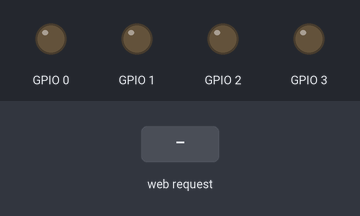
This sketch was run on a simulated ESP8266 (NodeMCU). Shown: output pins drawn as LEDs (lit = HIGH). The test bench sets the inputs (shaded band).

Above: at 2.7 s.
2.8 s: HTTP request GET /f received
At 4.1 s:
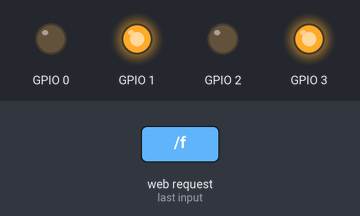
4.4 s: HTTP request GET /fr received
At 5.3 s:
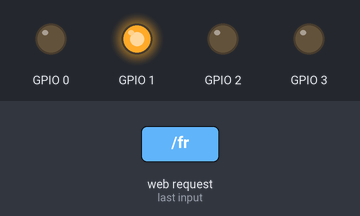
6.0 s: HTTP request GET /fl received
At 6.5 s:
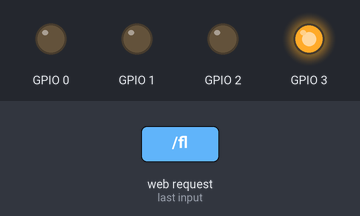
7.6 s: HTTP request GET /b received
At 8.9 s:
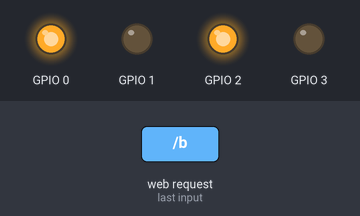
9.2 s: HTTP request GET /dr received
At 10.2 s:
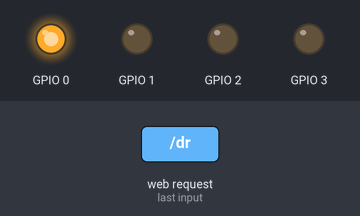
10.8 s: HTTP request GET /dl received
At 11.4 s:
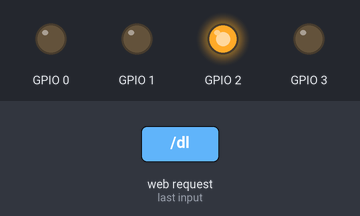
Timing chart, 0 to 13.4 s (numbered marks = the images above; inputs shaded):
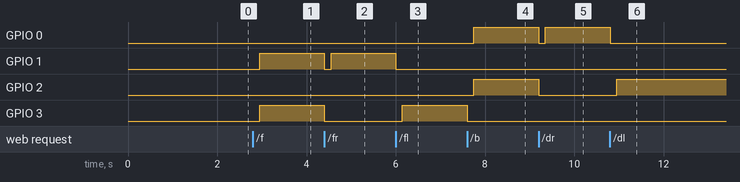

Measured:
- after the input at 2.8 s, GPIO 1, GPIO 3: LOW → HIGH after 0.15 s
- after the input at 4.4 s, GPIO 1: HIGH → LOW at once, → HIGH 0.15 s later; GPIO 3: HIGH → LOW at once
- after the input at 6.0 s, GPIO 1: HIGH → LOW at once; GPIO 3: LOW → HIGH after 0.15 s
- after the input at 7.6 s, GPIO 0, GPIO 2: LOW → HIGH after 0.15 s; GPIO 3: HIGH → LOW at once
- after the input at 9.2 s, GPIO 0: HIGH → LOW at once, → HIGH 0.15 s later; GPIO 2: HIGH → LOW at once
- after the input at 10.8 s, GPIO 0: HIGH → LOW at once; GPIO 2: LOW → HIGH after 0.15 s

The sketch:

GyroBot.ino
```cpp
#include <ESP8266WiFi.h>
#include <ESP8266WebServer.h>

ESP8266WebServer server(80);

String command = "";
const char* ssid = "GYRO ROBOT";
const char* pass = "GYROSCOPE";

IPAddress IP (192,168,4,1);
IPAddress sub (255,255,255,0);

void setup() {

 pinMode(0,OUTPUT);
 pinMode(1,OUTPUT);
 pinMode(2,OUTPUT);
 pinMode(3,OUTPUT);
 digitalWrite(0,LOW);
 digitalWrite(1,LOW);
 digitalWrite(2,LOW);
 digitalWrite(3,LOW);


 WiFi.softAPdisconnect(true);
 WiFi.disconnect();
 WiFi.softAPConfig(IP,IP,sub);
 WiFi.softAP(ssid,pass);
 delay(1500);

 //Serial.begin(115200);

 server.on("/f",forward);
 server.on("/fr",forright);
 server.on("/fl",forleft);
 server.on("/b",back);
 server.on("/dr",baright);
 server.on("/dl",baleft);
 server.on("/r",right);
 server.on("/l",left);
 server.on("/s",Stop);
 server.begin();

 }

void loop() {
server.handleClient();
}

void forward(){
  digitalWrite(0,0);
  digitalWrite(1,0);
  digitalWrite(2,0);
  digitalWrite(3,0);
  delay(150);
  digitalWrite(0,0);
  digitalWrite(2,0);
  digitalWrite(1,1);
  digitalWrite(3,1);

  server.send(200,"text/plain","Forward");

 // Serial.println("Forward");

}

void forleft(){
  digitalWrite(0,0);
  digitalWrite(1,0);
  digitalWrite(2,0);
  digitalWrite(3,0);
  delay(150);
  digitalWrite(0,0);
  digitalWrite(2,0);
  digitalWrite(1,0);
  digitalWrite(3,1);
  server.send(200,"text/plain","Front Left");
}

void forright(){
  digitalWrite(0,0);
  digitalWrite(1,0);
  digitalWrite(2,0);
  digitalWrite(3,0);
  delay(150);
  digitalWrite(0,0);
  digitalWrite(2,0);
  digitalWrite(1,1);
  digitalWrite(3,0);
  server.send(200,"text/plain","Front Right");
}

void back(){

  digitalWrite(0,0);
  digitalWrite(1,0);
  digitalWrite(2,0);
  digitalWrite(3,0);
  delay(150);
  digitalWrite(0,1);
  digitalWrite(2,1);
  digitalWrite(1,0);
  digitalWrite(3,0);

  server.send(200,"text/plain","Backward");

 // Serial.println("Back");
}

void baright(){
  digitalWrite(0,0);
  digitalWrite(1,0);
  digitalWrite(2,0);
  digitalWrite(3,0);
  delay(150);
  digitalWrite(0,1);
  digitalWrite(2,0);
  digitalWrite(1,0);
  digitalWrite(3,0);
  server.send(200,"text/plain","Back Right");
}

void baleft(){
  digitalWrite(0,0);
  digitalWrite(1,0);
  digitalWrite(2,0);
  digitalWrite(3,0);
  delay(150);
  digitalWrite(0,0);
  digitalWrite(2,1);
  digitalWrite(1,0);
  digitalWrite(3,0);
  server.send(200,"text/plain","Back Left");
}

void left(){

  digitalWrite(0,0);
  digitalWrite(1,0);
  digitalWrite(2,0);
  digitalWrite(3,0);
  delay(150);
  digitalWrite(0,0);
  digitalWrite(2,1);
  digitalWrite(1,0);
  digitalWrite(3,1);

  server.send(200,"text/plain","Left");

  //Serial.println("Left");
}

void right(){

  digitalWrite(0,0);
  digitalWrite(1,0);
  digitalWrite(2,0);
  digitalWrite(3,0);
  delay(150);
  digitalWrite(0,1);
  digitalWrite(2,0);
  digitalWrite(1,1);
  digitalWrite(3,0);

  server.send(200,"text/plain","Right");

  //Serial.println("Right");

}

void Stop(){

  digitalWrite(0,0);
  digitalWrite(1,0);
  digitalWrite(2,0);
  digitalWrite(3,0);
  server.send(200,"text/plain","Stop");

  //Serial.println("Stop");
}
```
